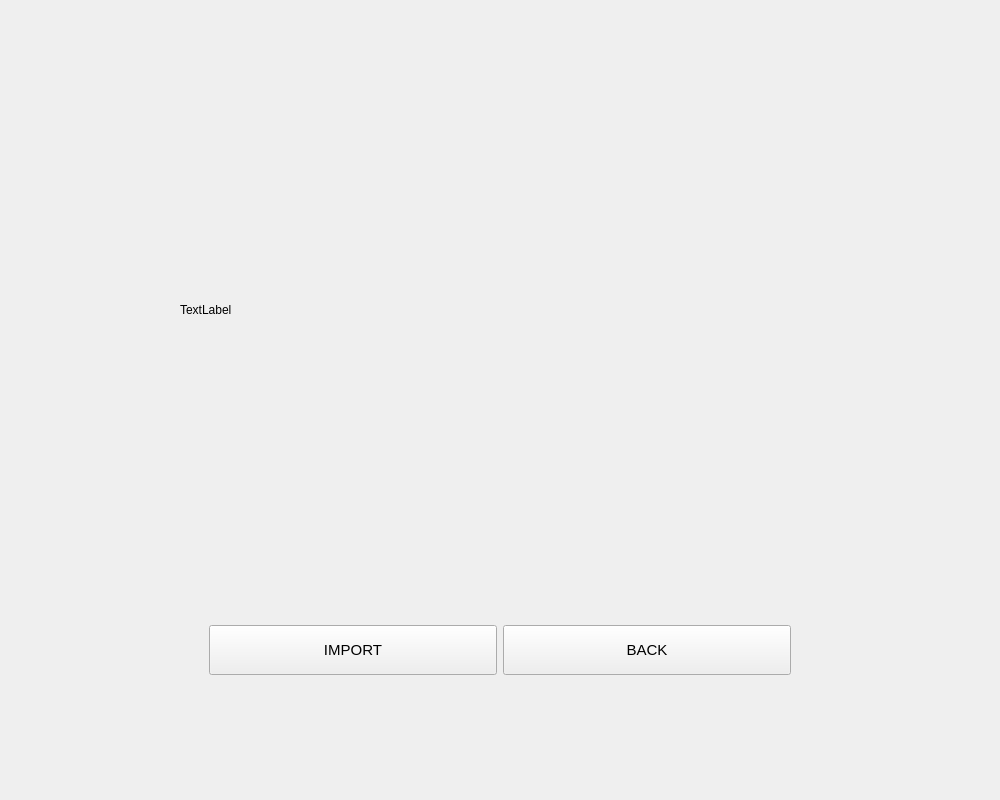
<?xml version="1.0" encoding="UTF-8"?>
<ui version="4.0">
 <class>image_form</class>
 <widget class="QWidget" name="image_form">
  <property name="geometry">
   <rect>
    <x>0</x>
    <y>0</y>
    <width>1000</width>
    <height>800</height>
   </rect>
  </property>
  <property name="minimumSize">
   <size>
    <width>1000</width>
    <height>800</height>
   </size>
  </property>
  <property name="maximumSize">
   <size>
    <width>1000</width>
    <height>800</height>
   </size>
  </property>
  <property name="windowTitle">
   <string>Image Process</string>
  </property>
  <widget class="QFrame" name="horizontalFrame">
   <property name="geometry">
    <rect>
     <x>200</x>
     <y>600</y>
     <width>600</width>
     <height>100</height>
    </rect>
   </property>
   <layout class="QHBoxLayout" name="horizontalLayout">
    <item>
     <widget class="QPushButton" name="import_BTN">
      <property name="minimumSize">
       <size>
        <width>200</width>
        <height>50</height>
       </size>
      </property>
      <property name="font">
       <font>
        <pointsize>11</pointsize>
       </font>
      </property>
      <property name="text">
       <string>IMPORT</string>
      </property>
     </widget>
    </item>
    <item>
     <widget class="QPushButton" name="back_BTN">
      <property name="minimumSize">
       <size>
        <width>200</width>
        <height>50</height>
       </size>
      </property>
      <property name="font">
       <font>
        <pointsize>11</pointsize>
       </font>
      </property>
      <property name="text">
       <string>BACK</string>
      </property>
     </widget>
    </item>
   </layout>
  </widget>
  <widget class="QLabel" name="image_label">
   <property name="geometry">
    <rect>
     <x>180</x>
     <y>70</y>
     <width>640</width>
     <height>480</height>
    </rect>
   </property>
   <property name="text">
    <string>TextLabel</string>
   </property>
  </widget>
 </widget>
 <resources/>
 <connections/>
</ui>
